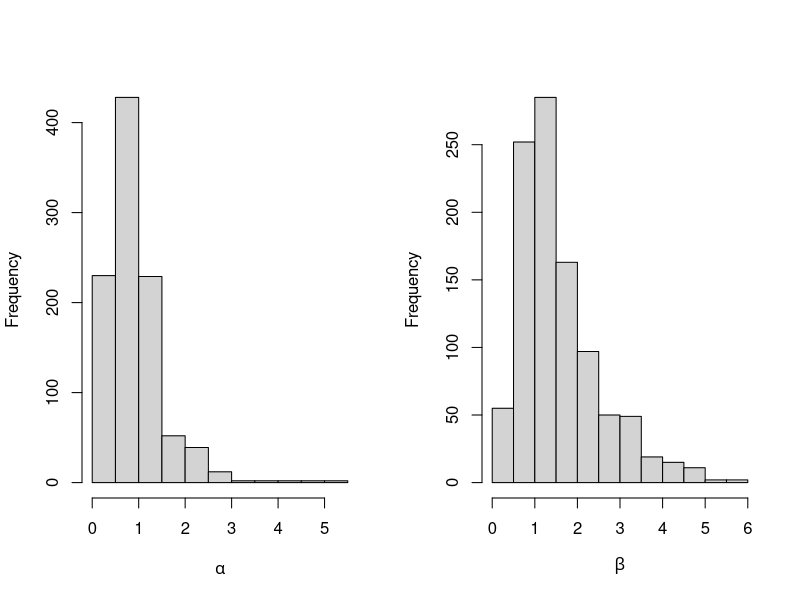
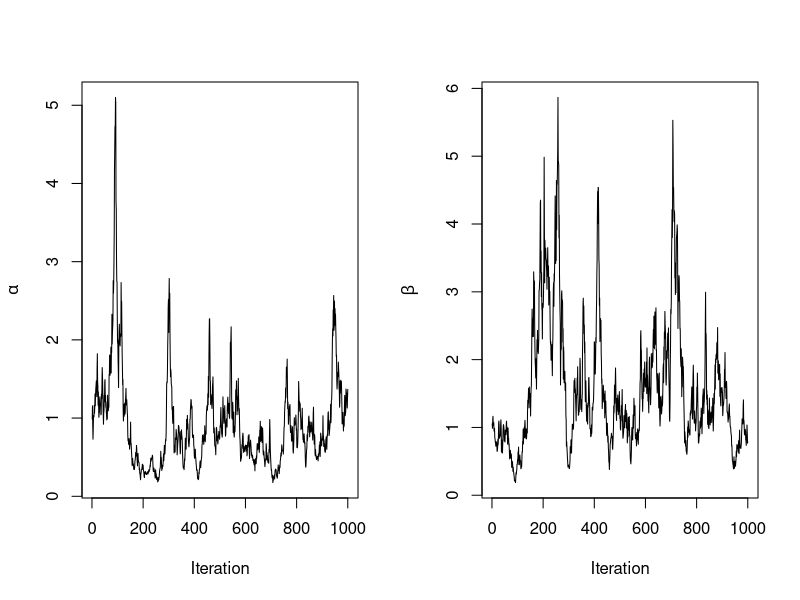

Write R code to recreate these figures, in order.
## ---- chunk 1
knitr::opts_chunk$set(echo = TRUE, cache = TRUE)
## ---- chunk 2
set.seed(1)

# set up priors (mean)
a0 <- mean(rgamma(1000, shape = 1, rate = 1))
b0 <- mean(rgamma(1000, shape = 1, rate = 1))

# true data distribution
N <- 100  # 100 Xi observations
X <- rexp(n = N, a0*b0) #create 100 observations where X~exp(ab)

Xsum = sum(X) # for later use
## ---- chunk 3
# store posterior samples of a and b
alphas <- c()
betas <- c()

# input a0, b0
alphas[1] <- a0
betas[1] <- b0

# choose how many iterations of Gibbs sampling to run
j <- 1000
## ---- chunk 4
# run for j (1000) iterations

for(i in 2:j){
# update a and b
a <- rgamma(n = 1, shape = N+1, rate = betas[i-1]*Xsum + 1)
alphas[i] <- a

b <- rgamma(n = 1, shape = N+1, rate = alphas[i]*Xsum + 1)
betas[i] <- b
}
## ---- chunk 5
# Histogram of samples
par(mfrow=c(1,2))
hist(alphas, xlab = expression(alpha), main = '')
hist(betas, xlab = expression(beta), main = '')
## ---- chunk 6
iterations <- 1:j
par(mfrow=c(1,2))
plot(alphas ~ iterations, xlab = 'Iteration', ylab = expression(alpha), type = 'l')
plot(betas ~ iterations, xlab = 'Iteration', ylab = expression(beta), type = 'l')
